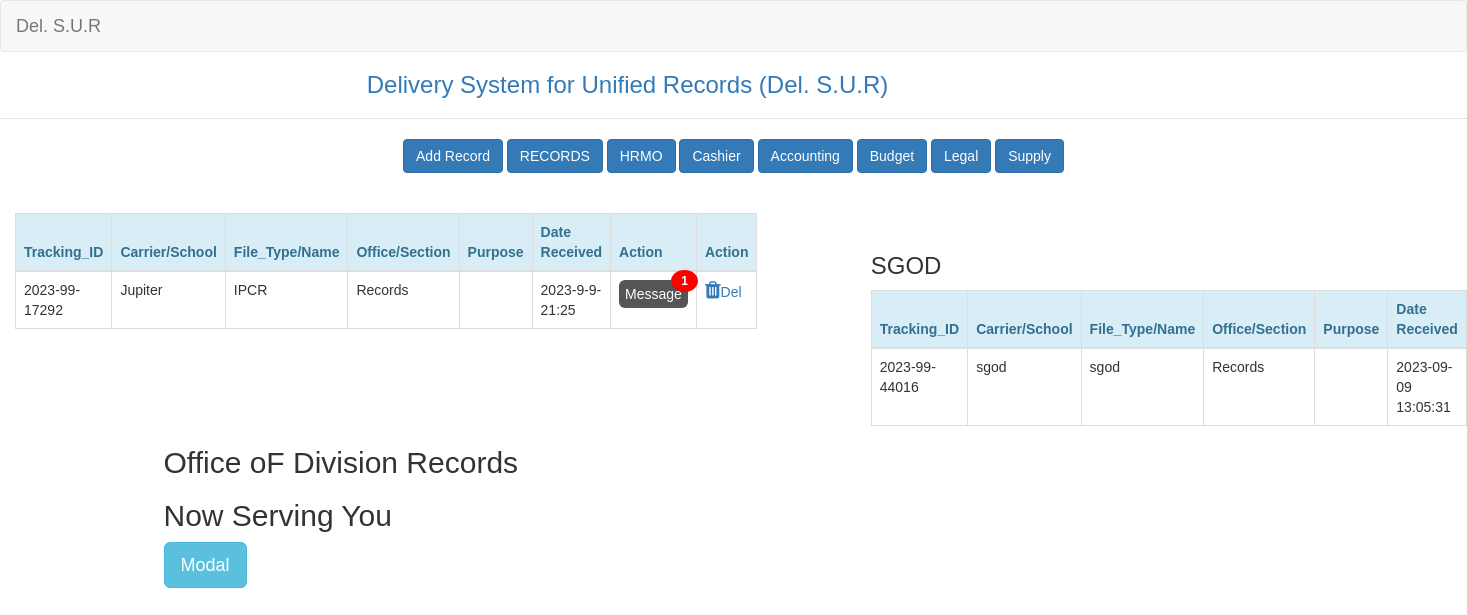
/serving.php, run on the app's committed database.
### tables this page shows
CREATE TABLE `member1` (
  `mem_id` int(11) NOT NULL,
  `trackid` varchar(100) NOT NULL,
  `date_created` varchar(255) NOT NULL,
  `firstname` varchar(50) NOT NULL,
  `lastname` varchar(50) NOT NULL,
  `section` varchar(50) NOT NULL,
  `address` varchar(50) NOT NULL
);

CREATE TABLE `membersgod` (
  `mem_id` int(11) NOT NULL,
  `trackid` varchar(100) NOT NULL,
  `firstname` varchar(50) NOT NULL,
  `lastname` varchar(50) NOT NULL,
  `section` varchar(50) NOT NULL,
  `address` varchar(50) NOT NULL,
  `date_created` timestamp NOT NULL DEFAULT current_timestamp()
);

### serving.php (the view, shortened to what this page needs)
<!DOCTYPE html>
<html lang="en">
	<head>
		<link rel="stylesheet" type="text/css" href="css/bootstrap.css" />
<link rel="stylesheet" href="https://cdnjs.cloudflare.com/ajax/libs/font-awesome/4.7.0/css/font-awesome.min.css">
	</head>
<body>
	<nav class="navbar navbar-default">
		<div class="container-fluid">
			<a class="navbar-brand" href="index.php">Del. S.U.R</a>
		</div>
	</nav>
	<div class="col-md-3"></div>
		<h3 class="text-primary">Delivery System for Unified Records (Del. S.U.R)</h3>
		<hr style="border-top:1px dotted #ccc;"/>
		<center>
		<button class="btn btn-primary" onclick="generateTrackingID()" type="button" data-toggle="modal" data-target="#form_modal">Add Record</button>
		<a href="transfer.php?mem_id=<?php echo $fetch['mem_id']?>" class="btn btn-primary">RECORDS</a>
		<a href="transferhr.php?mem_id=<?php echo $fetch['mem_id']?>" class="btn btn-primary">HRMO</a>
		<a href="transfercashier.php?mem_id=<?php echo $fetch['mem_id']?>" class="btn btn-primary">Cashier</a>
		<a href="transferacct.php?mem_id=<?php echo $fetch['mem_id']?>" class="btn btn-primary">Accounting</a>
		<a href="transferbudget.php?mem_id=<?php echo $fetch['mem_id']?>" class="btn btn-primary">Budget</a>
		<a href="transferlegal.php?mem_id=<?php echo $fetch['mem_id']?>" class="btn btn-primary">Legal</a>
		<a href="transfersupply.php?mem_id=<?php echo $fetch['mem_id']?>" class="btn btn-primary">Supply</a>
</center>
		<br /><br />
		<div class="col-md-6">
			<table class="table table-bordered">
				<thead class="alert-info">
					<tr>
						<th>Tracking_ID</th>
						<th>Carrier/School</th>
						<th>File_Type/Name</th>
						<th>Office/Section</th>
						<th>Purpose</th>
						<th>Date Received</th>
						<th>Action</th>
						<th>Action</th>
					</tr>
				</thead>
				<tbody>
					<?php
						require'conn.php';
						$query=mysqli_query($conn, "SELECT * FROM `member1`") or die(mysqli_error());
						while($fetch=mysqli_fetch_array($query)){
					?>
					<tr>
						<td><?php echo $fetch['trackid']?></td>
						<td><?php echo $fetch['firstname']?></td>
						<td><?php echo $fetch['lastname']?></td>
						<td><?php echo $fetch['section']?></td>
						<td><?php echo $fetch['address']?></td>
						<td><?php echo $fetch['date_created']?></td>
						<td>
						<div class="dropdown">
							<a href="#" class="notification">Message<span class="badge">1</span></a>
</div>
<td>
<cemter><a href="del.php?mem_id=<?php echo $fetch['mem_id']?>"><i class="fa fa-trash" style='font-size:20px;'></i>Del</a></center>
</td>
						</td>
					</tr>
					<?php
						}
					?>
				</tbody>
			</table>
		</div>
<br>
		<div class="col-md-1"></div>
		<div class="col-md-5">
		<div class="card">
			<div class="card-header">
					<div class="card-title">
					<h3>SGOD</h3>
					</div>
			</div>
	<div class="card-body">
			<table class="table table-bordered">
				<thead class="alert-info">
					<tr>
					<th>Tracking_ID</th>
						<th>Carrier/School</th>
						<th>File_Type/Name</th>
						<th>Office/Section</th>
						<th>Purpose</th>
						<th>Date Received</th>
					</tr>
				</thead>
				<tbody>
					<?php
						require'conn.php';
						$query=mysqli_query($conn, "SELECT * FROM `membersgod` ORDER BY mem_id DESC ") or die(mysqli_error());
						while($fetch=mysqli_fetch_array($query)){
					?>
					<tr>
					<td><?php echo $fetch['trackid']?></td>
						<td><?php echo $fetch['firstname']?></td>
						<td><?php echo $fetch['lastname']?></td>
						<td><?php echo $fetch['section']?></td>
						<td><?php echo $fetch['address']?></td>
					<td><?php echo $fetch['date_created']?></td>
					</tr>
					<?php
						}
					?>
				</tbody>
			</table>
		</div>
		</div>
	</div>
<div class="container">
  <h2>Office oF Division Records</h2>
  <h2>Now Serving You</h2>
  <button type="button" class="btn btn-info btn-lg" data-toggle="modal" data-target="#myModal">Modal</button>
</div>
</body>
</html>

### serving.php (style rules this page uses)
body { font-family: Arial, Helvetica, sans-serif; }
.notification { background-color: #555; color: white; text-decoration: none; padding: 4px 6px; position: relative; display: inline-block; border-radius: 6px; }
.notification .badge { position: absolute; top: -10px; right: -10px; padding: 5px 10px; border-radius: 50%; background-color: red; color: white; }
.dropdown { position: relative; display: inline-block; }

### data on the page
member1: trackid "2023-99-17292", firstname "Jupiter", lastname "IPCR", section "Records", date_created "2023-9-9-21:25"
membersgod: trackid "2023-99-44016", firstname "sgod", lastname "sgod", section "Records", date_created "2023-09-09 13:05:31"
